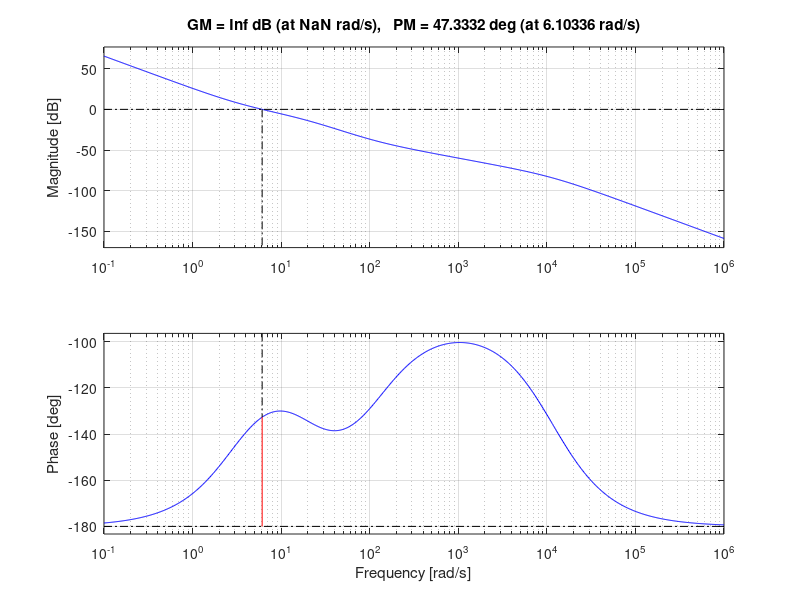
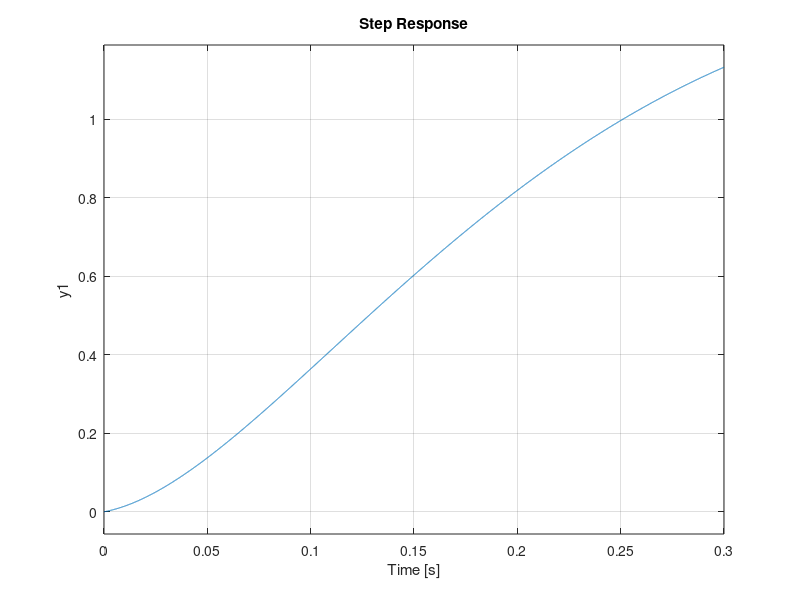

These charts were generated, in order, by the following MATLAB code:
clc;
close all;
clear all;
s = tf('s');

G = 10/(s*(s+20));



Kd = 0.1;
Ki = 37.5;
Kp = 11.5;

N = 100;

C = Kp + Ki/s + (Kd*s)/(1+(Kd/(Kp*N))*s);

L = C*G;
margin(L);

F = L/(1+L);
F = zpk(minreal(F));
figure(2)
step(F)